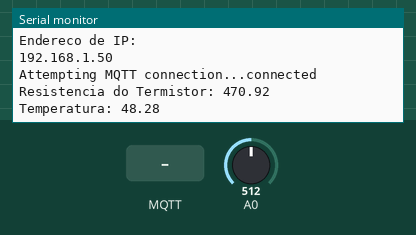
Bench run of a sketch on a simulated ESP8266 (NodeMCU). Shown: the last lines printed to the serial monitor. The inputs (shaded band) are chosen by the test bench; at power-on: A0 = 512. WiFi joins after 1.5 s; servers stay silent unless stated; no MQTT or app messages arrive unless stated.

Above: at 2.7 s.
2.8 s: MQTT message "1" arrives on the first subscribed topic
At 4.2 s:
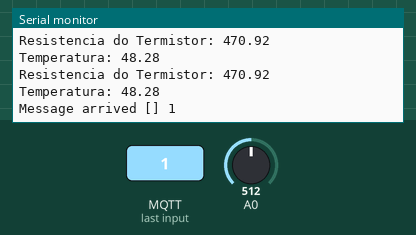
5.1 s: MQTT message "on" arrives on the first subscribed topic
At 6.0 s:
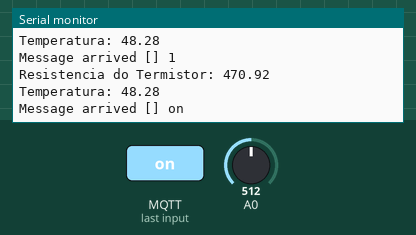
7.1 s: MQTT message "off" arrives on the first subscribed topic
At 8.9 s:
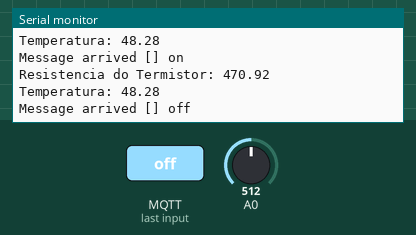
9.2 s: A0 set to 716
At 10.5 s:
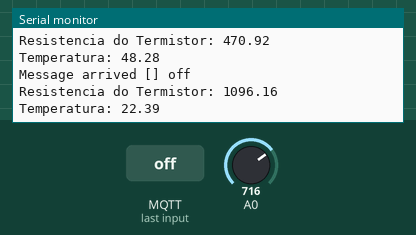
10.7 s: A0 set to 900
At 12.8 s:
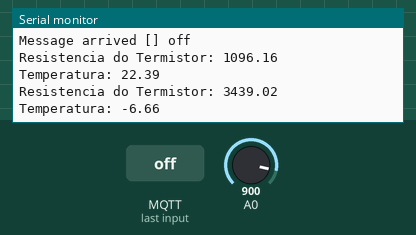
Timing chart, 0 to 13.2 s (numbered marks = the images above; inputs shaded):
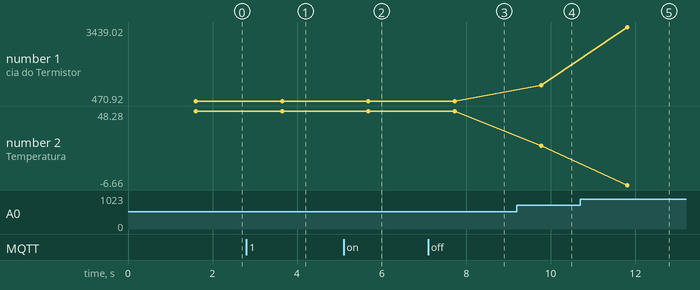

Measured:
- after the input at 2.8 s, the serial monitor: prints a new line after 0.85 s (image 1)
- after the input at 5.1 s, the serial monitor: prints a new line after 0.59 s (image 2)
- after the input at 7.1 s, the serial monitor: prints a new line after 0.63 s (image 3)
- after the input at 9.2 s, the serial monitor: prints a new line after 0.57 s (image 4)
- after the input at 10.7 s, the serial monitor: prints a new line after 1.1 s (image 5)
- plotted number 1: 470.92 → 1096.16 after the input at 9.2 s, 1096.16 → 3439.02 after the input at 10.7 s
- plotted number 2: 48.28 → 22.39 after the input at 9.2 s, 22.39 → -6.66 after the input at 10.7 s

The sketch:

Termometro.ino
```cpp
/*
  Exemplo básico de conexão a Konker Plataform via MQTT,
  baseado no https://github.com/knolleary/pubsubclient/blob/master/examples/mqtt_auth/mqtt_auth.ino.
  Este exemplo se utiliza das bibliotecas do ESP8266 programado via Arduino IDE
  (https://github.com/esp8266/Arduino) e a biblioteca PubSubClient que pode ser
  obtida em: https://github.com/knolleary/pubsubclient/
*/

//Inserindo os dados do termistor usado

// Resistencia nominal a 25C (Estamos utilizando um MF52 com resistencia nominal de 1kOhm)
#define TERMISTORNOMINAL 1000
// Temperatura na qual eh feita a medida nominal (25C)
#define TEMPERATURANOMINAL 25
//Quantas amostras usaremos para calcular a tensao media (um numero entre 4 e 10 eh apropriado)
#define AMOSTRAS 4
// Coeficiente Beta (da equacao de Steinhart-Hart) do termistor (segundo o datasheet eh 3100)
#define BETA 3100
// Valor da resistencia utilizada no divisor de tensao (para temperatura ambiente, qualquer resistencia entre 470 e 2k2 pode ser usada)
#define RESISTOR 470

#include <ESP8266WiFi.h>
#include <PubSubClient.h>
#include <ArduinoJson.h>

// Vamos primeiramente conectar o ESP8266 com a rede Wireless (mude os parâmetros abaixo para sua rede).

// Dados da rede WiFi
const char* ssid = "";
const char* password = "";

// Dados do servidor MQTT
const char* mqtt_server = "";

const char* USER = "";
const char* PWD = "";

const char* PUB = "";
const char* SUB = "";

//Variaveis gloabais desse codigo
char bufferJ[256];
char *mensagem;

//Variaveis do termometro
float temperature;
float tensao;
float resistencia_termistor;
int i = 0;

//Vamos criar uma funcao para formatar os dados no formato JSON
char *jsonMQTTmsgDATA(const char *device_id, const char *metric, float value)
  {
      StaticJsonBuffer<200> jsonMQTT;
      JsonObject& jsonMSG = jsonMQTT.createObject();
        jsonMSG["deviceId"] = device_id;
        jsonMSG["metric"] = metric;
        jsonMSG["value"] = value;
        jsonMSG.printTo(bufferJ, sizeof(bufferJ));
        return bufferJ;
  }

//Criando os objetos de conexão com a rede e com o servidor MQTT.
WiFiClient espClient;
PubSubClient client(espClient);

//Criando a funcao de callback
//Essa funcao eh rodada quando uma mensagem eh recebida via MQTT.
//Nesse caso ela eh muito simples: imprima via serial o que voce recebeu
void callback(char* topic, byte* payload, unsigned int length) {
  Serial.print("Message arrived [");
  Serial.print(topic);
  Serial.print("] ");
  for (int i = 0; i < length; i++) {
    Serial.print((char)payload[i]);
  }
  Serial.println();
}

void reconnect() {
  // Entra no Loop ate estar conectado
  while (!client.connected()) {
    Serial.print("Attempting MQTT connection...");
    // Usando um ID unico (Nota: IDs iguais causam desconexao no Mosquito)
    // Tentando conectar
    if (client.connect(USER, USER, PWD)) {
      Serial.println("connected");
      // Subscrevendo no topico esperado
      client.subscribe(SUB);
    } else {
      Serial.print("Falhou! Codigo rc=");
      Serial.print(client.state());
      Serial.println(" Tentando novamente em 5 segundos");
      // Esperando 5 segundos para tentar novamente
      delay(5000);
    }
  }
}

void setup_wifi() {
  delay(10);
  // Agora vamos nos conectar em uma rede Wifi
  Serial.println();
  Serial.print("Connecting to ");
  Serial.println(ssid);

  WiFi.begin(ssid, password);

  while (WiFi.status() != WL_CONNECTED) {
    delay(500);
    //Imprimindo pontos na tela ate a conexao ser estabelecida!
    Serial.print(".");
  }

  Serial.println("");
  Serial.println("WiFi conectado");
  Serial.println("Endereco de IP: ");
  Serial.println(WiFi.localIP());
}

void setup()
{
  //Configurando a porta Serial e escolhendo o servidor MQTT
  Serial.begin(115200);
  setup_wifi();
  client.setServer(mqtt_server, 1883);
  client.setCallback(callback);
}

void loop()
{
  //O programa em si eh muito simples:
  //se nao estiver conectado no Broker MQTT, se conecte!
  if (!client.connected()) {
    reconnect();
  }

  tensao = 0;

  //Tirando a media do valor lido no ADC
  for (i=0; i< AMOSTRAS; i++) {
   tensao += analogRead(0)/AMOSTRAS;
   delay(10);
  }

  resistencia_termistor = RESISTOR*tensao/(1023-tensao);

  temperature = (1 / (log(resistencia_termistor/TERMISTORNOMINAL) * 1/BETA + 1/(TEMPERATURANOMINAL + 273.15))) - 273.15; //Equacao de Steinhart-Hart
  Serial.print("Resistencia do Termistor: ");
  Serial.println(resistencia_termistor);
  Serial.print("Temperatura: ");
  Serial.println(temperature);


  mensagem = jsonMQTTmsgDATA("My_favorite_thermometer", "Celsius", temperature);
  client.publish(PUB, mensagem);
  client.loop();
  delay(2000);
}
```
